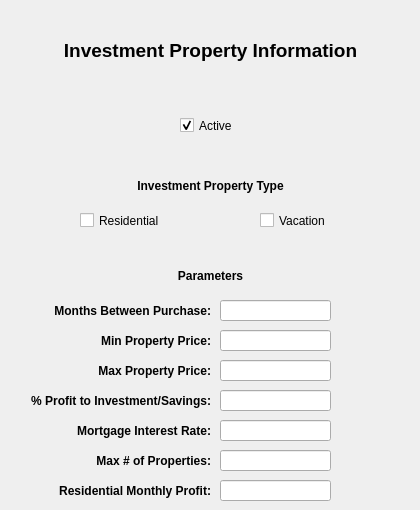
   <widget class="QWidget" name="page_6">
    <widget class="QLabel" name="dateCityLabel_5">
     <property name="geometry">
      <rect>
       <x>10</x>
       <y>30</y>
       <width>401</width>
       <height>41</height>
      </rect>
     </property>
     <property name="font">
      <font>
       <family>Arial</family>
       <pointsize>14</pointsize>
       <bold>true</bold>
      </font>
     </property>
     <property name="text">
      <string>Investment Property Information</string>
     </property>
     <property name="alignment">
      <set>Qt::AlignCenter</set>
     </property>
    </widget>
    <widget class="QCheckBox" name="propertiesActiveCheckBox">
     <property name="geometry">
      <rect>
       <x>180</x>
       <y>110</y>
       <width>71</width>
       <height>31</height>
      </rect>
     </property>
     <property name="text">
      <string>Active</string>
     </property>
     <property name="checked">
      <bool>true</bool>
     </property>
    </widget>
    <widget class="QLabel" name="label_20">
     <property name="geometry">
      <rect>
       <x>10</x>
       <y>170</y>
       <width>401</width>
       <height>31</height>
      </rect>
     </property>
     <property name="font">
      <font>
       <family>Arial</family>
       <bold>true</bold>
      </font>
     </property>
     <property name="text">
      <string>Investment Property Type</string>
     </property>
     <property name="alignment">
      <set>Qt::AlignCenter</set>
     </property>
    </widget>
    <widget class="QCheckBox" name="residentialCheckBox">
     <property name="geometry">
      <rect>
       <x>80</x>
       <y>210</y>
       <width>121</width>
       <height>21</height>
      </rect>
     </property>
     <property name="text">
      <string>Residential</string>
     </property>
    </widget>
    <widget class="QCheckBox" name="vacationCheckBox">
     <property name="geometry">
      <rect>
       <x>260</x>
       <y>210</y>
       <width>121</width>
       <height>21</height>
      </rect>
     </property>
     <property name="text">
      <string>Vacation</string>
     </property>
    </widget>
    <widget class="QLabel" name="label_21">
     <property name="geometry">
      <rect>
       <x>10</x>
       <y>260</y>
       <width>401</width>
       <height>31</height>
      </rect>
     </property>
     <property name="font">
      <font>
       <family>Arial</family>
       <bold>true</bold>
      </font>
     </property>
     <property name="text">
      <string>Parameters</string>
     </property>
     <property name="alignment">
      <set>Qt::AlignCenter</set>
     </property>
    </widget>
    <widget class="QLineEdit" name="monthsBetweenPurchaseTextEdit">
     <property name="geometry">
      <rect>
       <x>220</x>
       <y>300</y>
       <width>111</width>
       <height>21</height>
      </rect>
     </property>
    </widget>
    <widget class="QLabel" name="label_22">
     <property name="geometry">
      <rect>
       <x>10</x>
       <y>300</y>
       <width>201</width>
       <height>21</height>
      </rect>
     </property>
     <property name="font">
      <font>
       <family>Arial</family>
       <bold>true</bold>
      </font>
     </property>
     <property name="text">
      <string>Months Between Purchase:</string>
     </property>
     <property name="alignment">
      <set>Qt::AlignRight|Qt::AlignTrailing|Qt::AlignVCenter</set>
     </property>
    </widget>
    <widget class="QLineEdit" name="minPropertyPriceTextEdit">
     <property name="geometry">
      <rect>
       <x>220</x>
       <y>330</y>
       <width>111</width>
       <height>21</height>
      </rect>
     </property>
    </widget>
    <widget class="QLabel" name="label_23">
     <property name="geometry">
      <rect>
       <x>10</x>
       <y>330</y>
       <width>201</width>
       <height>21</height>
      </rect>
     </property>
     <property name="font">
      <font>
       <family>Arial</family>
       <bold>true</bold>
      </font>
     </property>
     <property name="text">
      <string>Min Property Price:</string>
     </property>
     <property name="alignment">
      <set>Qt::AlignRight|Qt::AlignTrailing|Qt::AlignVCenter</set>
     </property>
    </widget>
    <widget class="QLabel" name="label_24">
     <property name="geometry">
      <rect>
       <x>10</x>
       <y>360</y>
       <width>201</width>
       <height>21</height>
      </rect>
     </property>
     <property name="font">
      <font>
       <family>Arial</family>
       <bold>true</bold>
      </font>
     </property>
     <property name="text">
      <string>Max Property Price:</string>
     </property>
     <property name="alignment">
      <set>Qt::AlignRight|Qt::AlignTrailing|Qt::AlignVCenter</set>
     </property>
    </widget>
    <widget class="QLineEdit" name="maxPropertyPriceTextEdit">
     <property name="geometry">
      <rect>
       <x>220</x>
       <y>360</y>
       <width>111</width>
       <height>21</height>
      </rect>
     </property>
    </widget>
    <widget class="QLineEdit" name="percentProfitToAccountTextEdit">
     <property name="geometry">
      <rect>
       <x>220</x>
       <y>390</y>
       <width>111</width>
       <height>21</height>
      </rect>
     </property>
    </widget>
    <widget class="QLabel" name="label_25">
     <property name="geometry">
      <rect>
       <x>10</x>
       <y>390</y>
       <width>201</width>
       <height>21</height>
      </rect>
     </property>
     <property name="font">
      <font>
       <family>Arial</family>
       <bold>true</bold>
      </font>
     </property>
     <property name="text">
      <string>% Profit to Investment/Savings:</string>
     </property>
     <property name="alignment">
      <set>Qt::AlignRight|Qt::AlignTrailing|Qt::AlignVCenter</set>
     </property>
    </widget>
    <widget class="QLabel" name="label_26">
     <property name="geometry">
      <rect>
       <x>10</x>
       <y>420</y>
       <width>201</width>
       <height>21</height>
      </rect>
     </property>
     <property name="font">
      <font>
       <family>Arial</family>
       <bold>true</bold>
      </font>
     </property>
     <property name="text">
      <string>Mortgage Interest Rate:</string>
     </property>
     <property name="alignment">
      <set>Qt::AlignRight|Qt::AlignTrailing|Qt::AlignVCenter</set>
     </property>
    </widget>
    <widget class="QLineEdit" name="mortgageInterestRateTextEdit">
     <property name="geometry">
      <rect>
       <x>220</x>
       <y>420</y>
       <width>111</width>
       <height>21</height>
      </rect>
     </property>
    </widget>
    <widget class="QLineEdit" name="maxNumberOfPropertiesTextEdit">
     <property name="geometry">
      <rect>
       <x>220</x>
       <y>450</y>
       <width>111</width>
       <height>21</height>
      </rect>
     </property>
     <property name="text">
      <string/>
     </property>
    </widget>
    <widget class="QLabel" name="label_27">
     <property name="geometry">
      <rect>
       <x>10</x>
       <y>450</y>
       <width>201</width>
       <height>21</height>
      </rect>
     </property>
     <property name="font">
      <font>
       <family>Arial</family>
       <bold>true</bold>
      </font>
     </property>
     <property name="text">
      <string>Max # of Properties:</string>
     </property>
     <property name="alignment">
      <set>Qt::AlignRight|Qt::AlignTrailing|Qt::AlignVCenter</set>
     </property>
    </widget>
    <widget class="QLineEdit" name="residentialProfitTextEdit">
     <property name="geometry">
      <rect>
       <x>220</x>
       <y>480</y>
       <width>111</width>
       <height>21</height>
      </rect>
     </property>
     <property name="text">
      <string/>
     </property>
    </widget>
    <widget class="QLabel" name="label_28">
     <property name="geometry">
      <rect>
       <x>10</x>
       <y>480</y>
       <width>201</width>
       <height>21</height>
      </rect>
     </property>
     <property name="font">
      <font>
       <family>Arial</family>
       <bold>true</bold>
      </font>
     </property>
     <property name="text">
      <string>Residential Monthly Profit:</string>
     </property>
     <property name="alignment">
      <set>Qt::AlignRight|Qt::AlignTrailing|Qt::AlignVCenter</set>
     </property>
    </widget>
   </widget>
